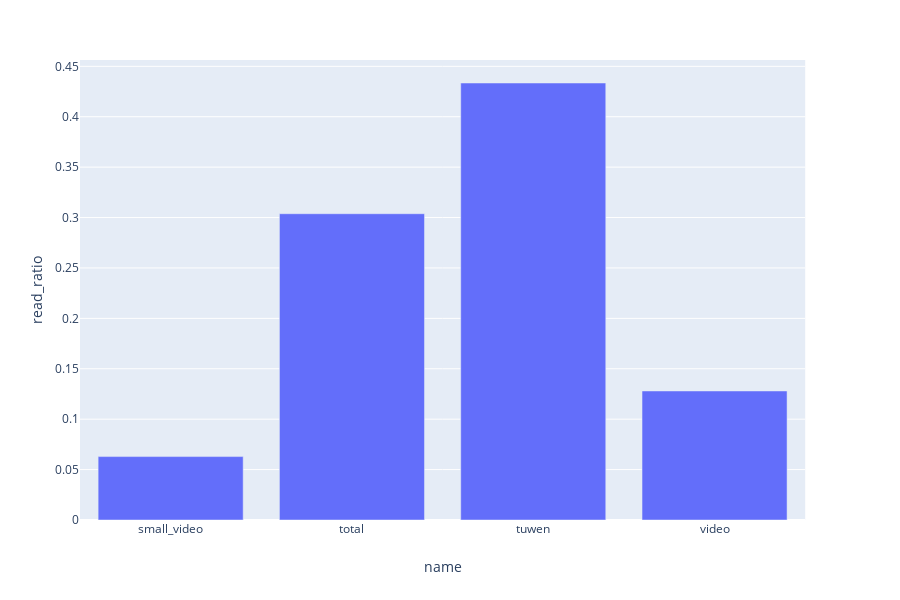

Notebook code for this chart:
### Code cell
px.bar(ndf2[ndf2.abtest==8].groupby(['name']).head(1).groupby(['name'], as_index=False).mean(),
           x='name', y='read_ratio')

### Figure 1 — Plotly figure (JSON) as saved in the notebook; plotly's stock layout.template omitted (floating-point values rounded to 4 significant figures)
{"data": [{"alignmentgroup": "True", "hoverlabel": {"namelength": 0}, "hovertemplate": "name=%{x}<br>read_ratio=%{y}", "legendgroup": "", "marker": {"color": "#636efa"}, "name": "", "offsetgroup": "", "orientation": "v", "showlegend": false, "textposition": "auto", "type": "bar", "x": ["small_video", "total", "tuwen", "video"], "xaxis": "x", "y": [0.06289, 0.3038, 0.4335, 0.128], "yaxis": "y"}], "layout": {"barmode": "relative", "height": 600, "legend": {"tracegroupgap": 0}, "margin": {"t": 60}, "xaxis": {"anchor": "y", "domain": [0, 0.98], "title": {"text": "name"}}, "yaxis": {"anchor": "x", "domain": [0, 1], "title": {"text": "read_ratio"}}}}
